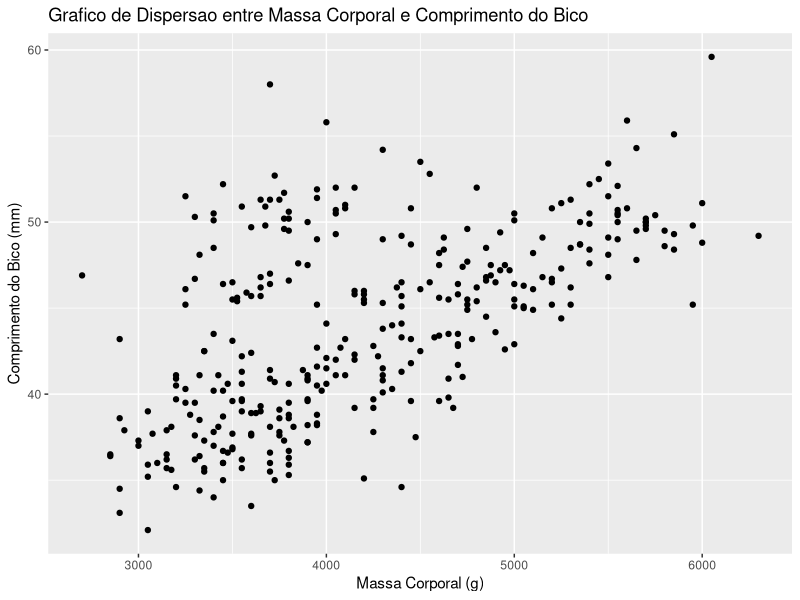
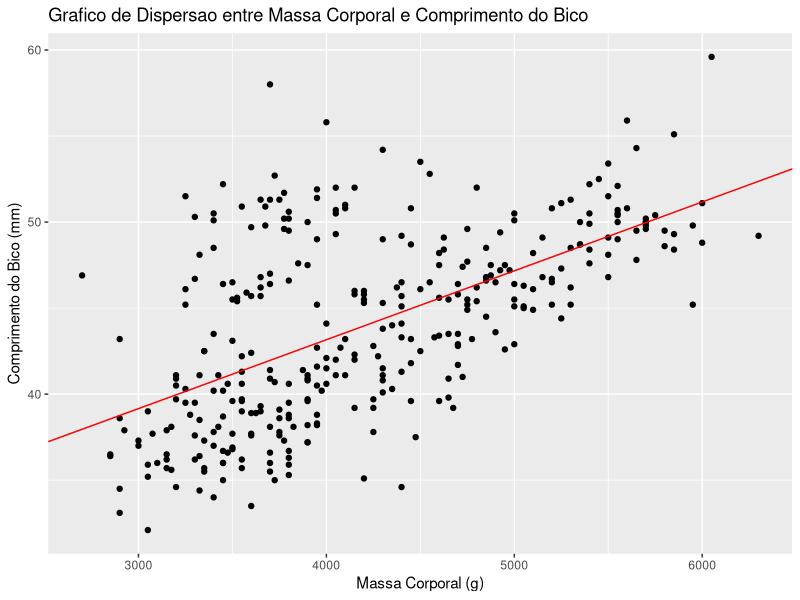
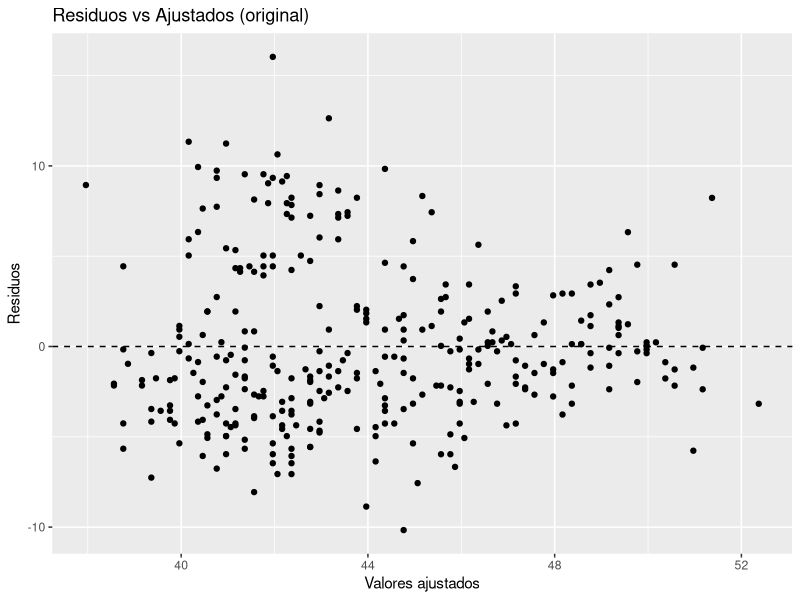
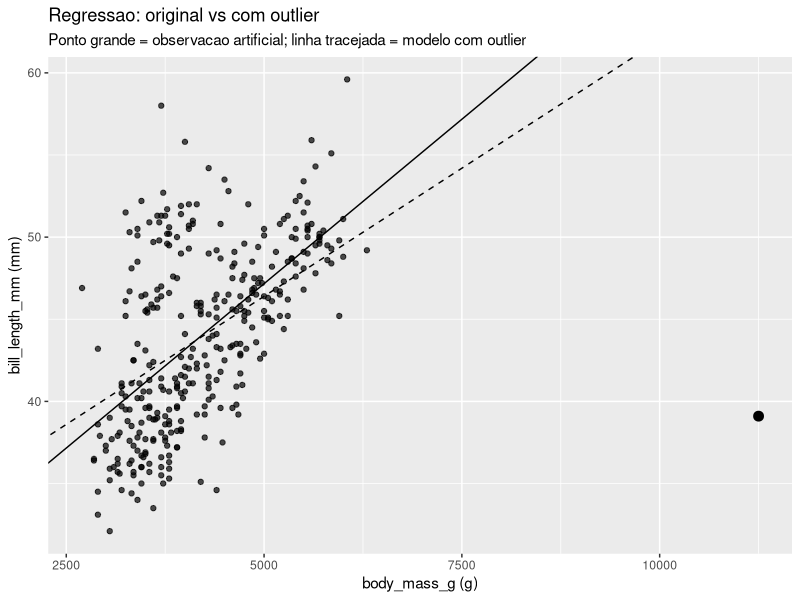

Write the R code that produced these figures, in order.
library(palmerpenguins)
library(ggplot2)

# Importar dados
penguins_data <- na.omit(penguins)

# Selecionar as colunas relevantes (massa corporal e comprimento do bico)
df <- penguins_data[, c("body_mass_g", "bill_length_mm")]
names(df) <- c("x", "y")  # Renomeando as colunas para x e y

# Verificar os dados
head(df)
     
df <- na.omit(df)  # Remove todas as linhas com valores ausentes

# (1) Gráfico de dispersão
dispersao_g <- ggplot(df, aes(x = x, y = y)) +
  geom_point() +  # Adicionando pontos de dispersão
  labs(
    title = "Grafico de Dispersao entre Massa Corporal e Comprimento do Bico",
    x = "Massa Corporal (g)",
    y = "Comprimento do Bico (mm)"
  )

print(dispersao_g)

# (2) MQO "na mão" (Método dos Mínimos Quadrados)
xv <- df$x
yv <- df$y

xbar <- mean(xv)  # Média de x 
ybar <- mean(yv)  # Média de y 

Sxx <- sum((xv - xbar)^2)
Sxy <- sum((xv - xbar) * (yv - ybar))

# Cálculo (b1) e (b0)
b1_manual <- Sxy / Sxx
b0_manual <- ybar - b1_manual * xbar

cat("Coeficientes da reta de regressão (manual):\n")
cat("  b0 =", b0_manual, "\n")
cat("  b1 =", b1_manual, "\n\n")

# Checagem com lm()
fit <- lm(y ~ x, data = df) 
print(coef(fit)) 
cat("\n")

# Adicionar a reta de regressão ao gráfico de dispersão
dispersao_g_line <- dispersao_g +
  geom_abline(intercept = coef(fit)[1], slope = coef(fit)[2], color = "red")  # Linha da regressão

print(dispersao_g_line)

# (3) Resíduos, RMSE, R² e diagnósticos
res <- resid(fit)
fitted_vals <- fitted(fit)

# Calcular RMSE
rmse <- sqrt(mean(res^2))

# Calcular R² (cálculo direto)
SSE <- sum(res^2)
SST <- sum((yv - mean(yv))^2)
R2  <- 1 - SSE / SST

cat("Qualidade do ajuste (original):\n")
cat("  RMSE =", rmse, "\n")
cat("  R²   =", R2, "\n\n")

# Resíduos vs Ajustados
p_resid <- ggplot(data.frame(fitted = fitted_vals, resid = res),
                  aes(x = fitted, y = resid)) +
  geom_point() +
  geom_hline(yintercept = 0, linetype = 2) +
  labs(
    title = "Residuos vs Ajustados (original)",
    x = "Valores ajustados",
    y = "Residuos"
  )

# Salvar e mostrar o gráfico
print(p_resid)


# (4) Inserindo outlier artificial e repetindo análise
df_out <- df
idx <- 1  # Você pode trocar o índice do pinguim
df_out$x[idx] <- df_out$x[idx] * 3  # Triplica a massa do 1º pinguim (outlier forte)

# Ajuste com os dados com outlier
fit_out <- lm(y ~ x, data = df_out)

# Calcular resíduos para os dados com outlier
res_out <- resid(fit_out)
rmse_out <- sqrt(mean(res_out^2))

SSE_out <- sum(res_out^2)
SST_out <- sum((df_out$y - mean(df_out$y))^2)
R2_out  <- 1 - SSE_out / SST_out

# Comparação de coeficientes e métricas
cmp <- data.frame(
  modelo = c("Original", "Com outlier"),
  b0 = c(coef(fit)[1], coef(fit_out)[1]),
  b1 = c(coef(fit)[2], coef(fit_out)[2]),
  RMSE = c(rmse, rmse_out),
  R2 = c(R2, R2_out)
)

cat("Comparação (original vs com outlier):\n")
print(cmp)
cat("\n")

# Plot comparando as duas retas (original vs com outlier)
p_compare <- ggplot() +
  geom_point(data = df, aes(x = x, y = y), alpha = 0.7) +
  geom_point(data = df_out[idx, , drop = FALSE], aes(x = x, y = y), size = 3) +
  geom_abline(intercept = coef(fit)[1], slope = coef(fit)[2], linetype = 1) +
  geom_abline(intercept = coef(fit_out)[1], slope = coef(fit_out)[2], linetype = 2) +
  labs(
    title = "Regressao: original vs com outlier",
    subtitle = "Ponto grande = observacao artificial; linha tracejada = modelo com outlier",
    x = "body_mass_g (g)",
    y = "bill_length_mm (mm)"
  )

# Salvar e mostrar o gráfico

print(p_compare)
